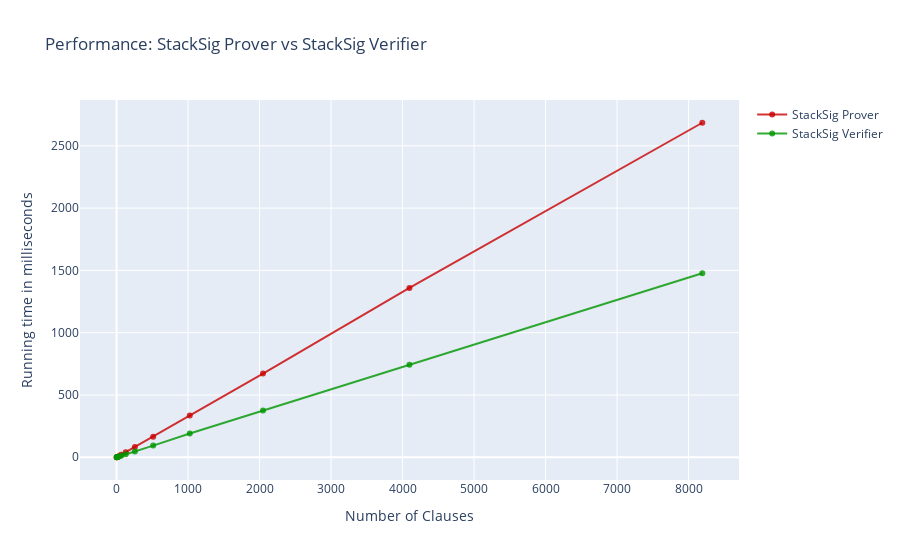

Notebook source saved alongside this figure:
### Code cell
stackprover = y1 
stackverifier = y3

fig = go.Figure(
    layout=go.Layout(
        title="Performance: StackSig Prover vs StackSig Verifier",
        xaxis_title="Number of Clauses",
        yaxis_title="Running time in milliseconds"
    )
)

fig.add_trace(
    go.Scatter(x=x, y=stackprover, mode="lines+markers", name="StackSig Prover", line=dict(color='rgba(200, 0, 0, 0.8)'))
)

fig.add_trace(
    go.Scatter(x=x, y=stackverifier, mode="lines+markers", name="StackSig Verifier",line=dict(color='rgba(0, 150, 0, 0.8)')) 
)

# fig.update_xaxes(type="log",range=[0,4])
# fig.update_yaxes(range=[0,1000)

### Figure 1 — Plotly figure (JSON) as saved in the notebook; plotly's stock layout.template omitted (floating-point values rounded to 4 significant figures)
{"data": [{"line": {"color": "rgba(200, 0, 0, 0.8)"}, "mode": "lines+markers", "name": "StackSig Prover", "type": "scatter", "x": [2, 4, 8, 16, 32, 64, 128, 256, 512, 1024, 2048, 4096, 8192], "y": [0.3, 0.6489, 1.822, 4.263, 9.326, 19.62, 40.58, 82.24, 165.7, 334.6, 671.8, 1359.0, 2685.0]}, {"line": {"color": "rgba(0, 150, 0, 0.8)"}, "mode": "lines+markers", "name": "StackSig Verifier", "type": "scatter", "x": [2, 4, 8, 16, 32, 64, 128, 256, 512, 1024, 2048, 4096, 8192], "y": [0.3, 0.6423, 1.379, 2.853, 5.97, 11.71, 24.47, 47.09, 93.8, 190.6, 375.4, 742.2, 1478.0]}], "layout": {"title": {"text": "Performance: StackSig Prover vs StackSig Verifier"}, "xaxis": {"title": {"text": "Number of Clauses"}}, "yaxis": {"title": {"text": "Running time in milliseconds"}}}}
